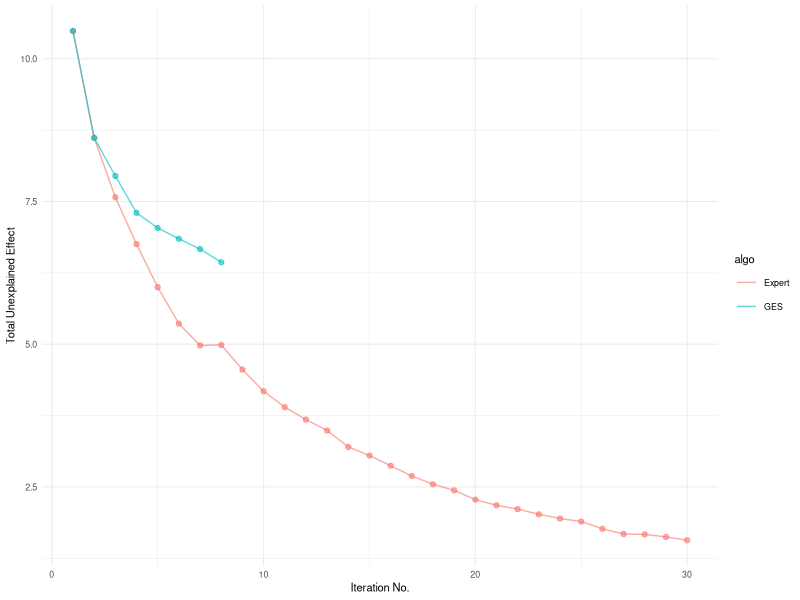
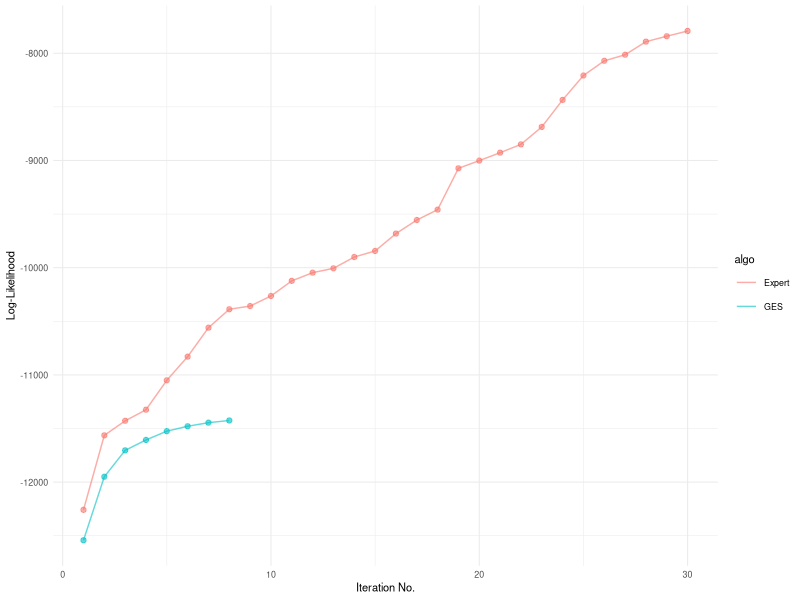

Here is the R script that generated these plots, in order:
library(ggplot2)


d_expert <- read.csv('results/unexplained_effect.txt', header=F)
d_expert <- t(d_expert)
colnames(d_expert) <- c('pillai', 'll')
rownames(d_expert) <- seq(1, nrow(d_expert))
d_expert <- as.data.frame(d_expert)
d_expert <- cbind(d_expert, x=seq(1, nrow(d_expert)))
d_expert$algo <- 'Expert'

d_ges <- read.csv('results/ges_unexplained_effect.txt', header=F)
d_ges <- as.data.frame(t(d_ges))
colnames(d_ges) <- c('pillai', 'll')
rownames(d_ges) <- seq(1, nrow(d_ges))
d_ges <- cbind(d_ges, x=seq(1, nrow(d_ges)))
d_ges$algo <- 'GES'

d_results = rbind(d_expert, d_ges)


p_unexplained_effect <- ggplot(d_results, aes(x=x, y=pillai, color=algo)) +
	geom_line(alpha=0.6) +
	geom_point(alpha=0.6, show.legend=F) +
	theme_minimal(base_size=8) +
	labs(x="Iteration No.") +
	labs(y="Total Unexplained Effect")

p_ll <- ggplot(d_results, aes(x=x, y=ll, color=algo)) +
	geom_line(alpha=0.6) +
	geom_point(alpha=0.6, show.legend=F) +
	theme_minimal(base_size=8) +
	labs(x="Iteration No.") +
	labs(y="Log-Likelihood")

ggsave('unexplained_effect.pdf', p_unexplained_effect, height=2.5, width=3.2, units='in')
ggsave('ll.pdf', p_ll, height=2.5, width=3.2, units='in')
